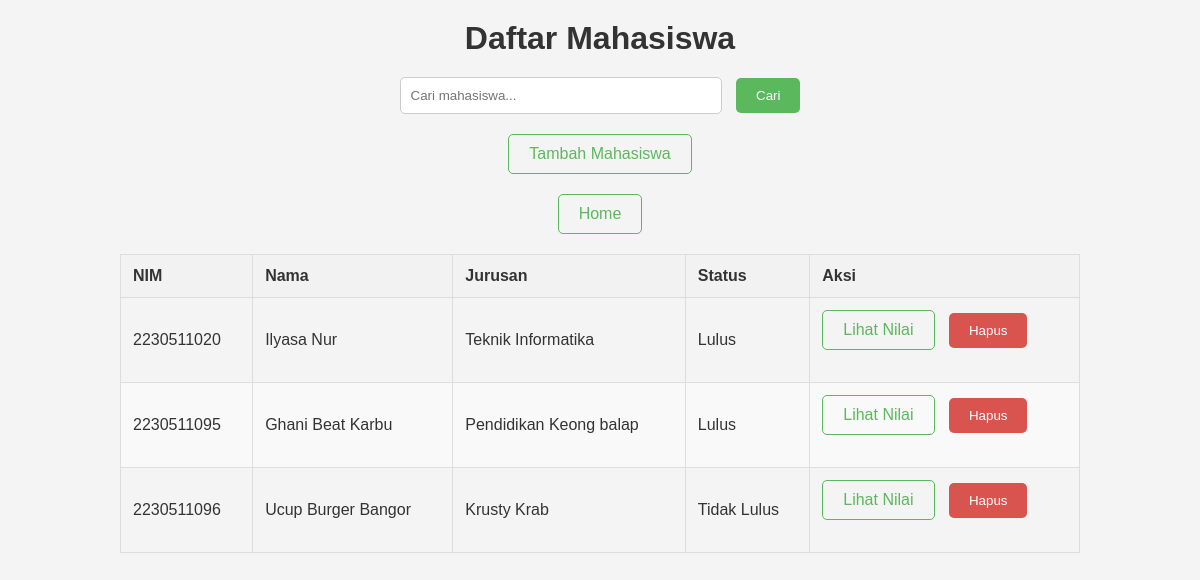
/students, run on the app's committed database.
### tables this page shows
CREATE TABLE lnilai(
                ID INTEGER PRIMARY KEY AUTOINCREMENT,
                NIM TEXT,
                TUGAS INTEGER,
                UTS INTEGER,
                UAS INTEGER,
                TOTAL INTEGER,
                RATA REAL,
                STATUS TEXT,
                GRADE TEXT,
                FOREIGN KEY (NIM) REFERENCES mhs (NIM));

CREATE TABLE mhs(
                NIM TEXT PRIMARY KEY,
                NAMA TEXT NOT NULL,
                JURUSAN TEXT NOT NULL);

### app.py (the view)
@app.route('/students')
def students():
    search = request.args.get('search')
    conn = dbconnect()
    if search:
        query = '''
            SELECT mhs.NIM, mhs.NAMA, mhs.JURUSAN, lnilai.STATUS
            FROM mhs
            LEFT JOIN lnilai ON mhs.NIM = lnilai.NIM
            WHERE mhs.NIM LIKE ? OR mhs.NAMA LIKE ? OR mhs.JURUSAN LIKE ?
        '''
        search = f'%{search}%'
        students_grades = conn.execute(query, (search, search, search)).fetchall()
    else:
        query = '''
            SELECT mhs.NIM, mhs.NAMA, mhs.JURUSAN, lnilai.STATUS
            FROM mhs
            LEFT JOIN lnilai ON mhs.NIM = lnilai.NIM
        '''
        students_grades = conn.execute(query).fetchall()
    conn.close()
    return render_template('students.html', students_grades=students_grades)

### app.py (called while the page is built)
def dbconnect():
    conn = sqlite3.connect('dbnilai.db')
    conn.row_factory = sqlite3.Row
    return conn

### templates/students.html (shortened to what this page needs)
<!DOCTYPE html>
<html lang="en">
<head>
</head>
<body>
    <h1>Daftar Mahasiswa</h1>
    <form method="get" action="{{ url_for('students') }}">
        <input type="text" name="search" placeholder="Cari mahasiswa..." value="{{ request.args.get('search', '') }}">
        <button type="submit">Cari</button>
    </form>
    <a href="{{ url_for('add') }}">Tambah Mahasiswa</a>
    <a href="{{ url_for('index') }}">Home</a>
    <table>
        <thead>
            <tr>
                <th>NIM</th>
                <th>Nama</th>
                <th>Jurusan</th>
                <th>Status</th>
                <th>Aksi</th>
            </tr>
        </thead>
        <tbody>
            {% for student in students_grades %}
            <tr>
                <td>{{ student.NIM }}</td>
                <td>{{ student.NAMA }}</td>
                <td>{{ student.JURUSAN }}</td>
                <td>{{ student.STATUS }}</td>
                <td>
                    <a href="{{ url_for('view_grades', nim=student.NIM) }}">Lihat Nilai</a>
                    <form action="{{ url_for('delete', nim=student.NIM) }}" method="post">
                        <button type="submit">Hapus</button>
                    </form>
                </td>
            </tr>
            {% endfor %}
        </tbody>
    </table>
</body>
</html>

### templates/students.html (style rules this page uses)
body { font-family: Arial, sans-serif; background-color: #f4f4f4; color: #333; margin: 0; padding: 0; display: flex; flex-direction: column; align-items: center; }
h1 { margin: 20px 0; }
form { margin-bottom: 20px; }
input[type="text"] { padding: 10px; width: 300px; border: 1px solid #ccc; border-radius: 5px; margin-right: 10px; }
button { padding: 10px 20px; border: none; background-color: #5cb85c; color: white; border-radius: 5px; cursor: pointer; }
a { color: #5cb85c; text-decoration: none; padding: 10px 20px; border: 1px solid #5cb85c; border-radius: 5px; margin-bottom: 20px; display: inline-block; }
table { width: 80%; border-collapse: collapse; margin-bottom: 20px; }
th, td { padding: 12px; border: 1px solid #ddd; text-align: left; }
th { background-color: #f2f2f2; }
tr:nth-child(even) { background-color: #f9f9f9; }
form[method="post"] { display: inline; }
form[method="post"] button { background-color: #d9534f; margin-left: 10px; }

### data on the page
lnilai: NIM "2230511020", NAMA "Ilyasa Nur", JURUSAN "Teknik Informatika", STATUS "Lulus"
lnilai: NIM "2230511095", NAMA "Ghani Beat Karbu", JURUSAN "Pendidikan Keong balap", STATUS "Lulus"
lnilai: NIM "2230511096", NAMA "Ucup Burger Bangor", JURUSAN "Krusty Krab", STATUS "Tidak Lulus"
